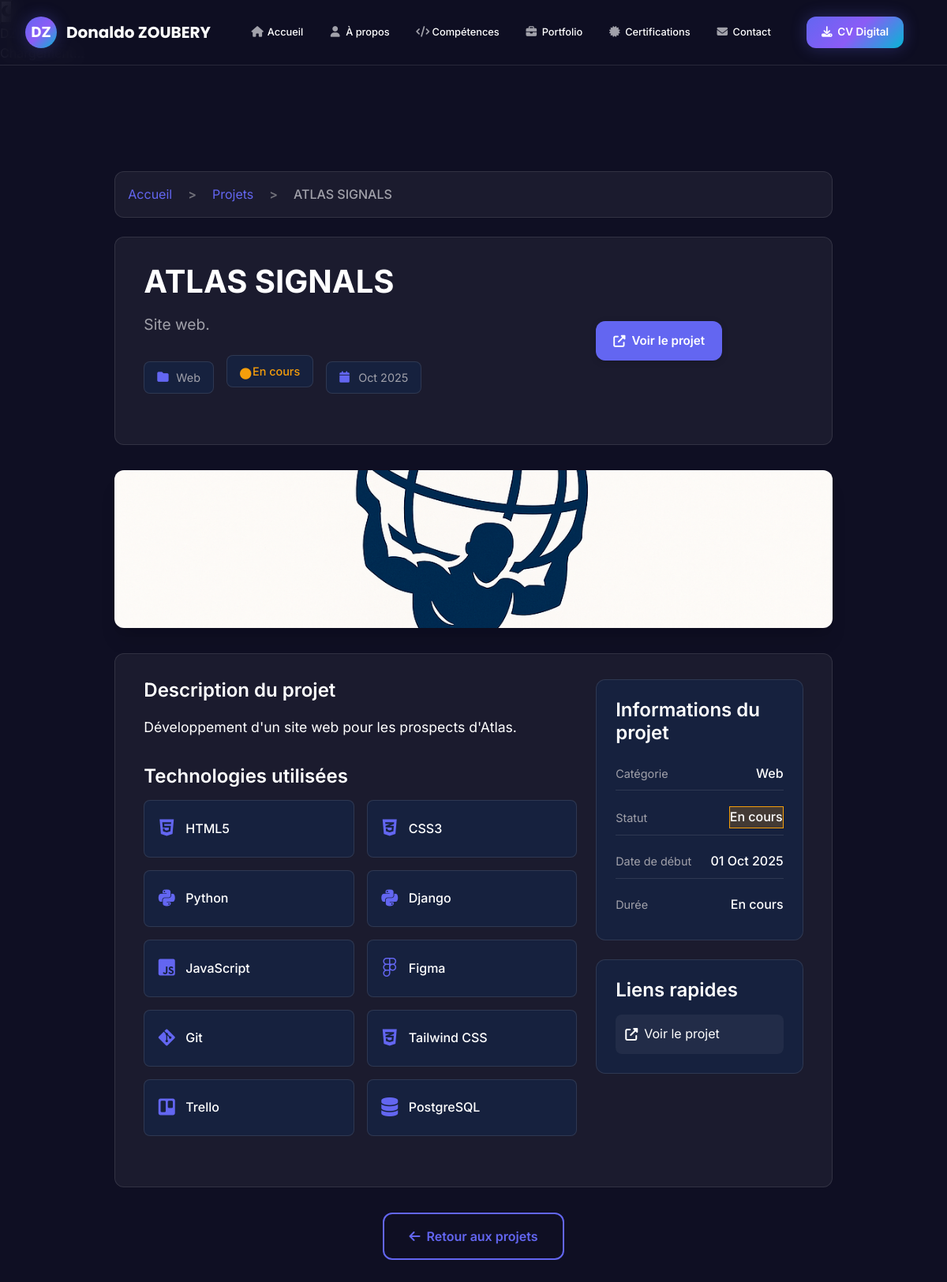
The page /projects/4/ on the database its author committed.
### apps/portfolio/models.py (models this page shows, shortened)
class Project(models.Model):
    STATUS_CHOICES = [
        ('completed', 'Terminé'),
        ('in_progress', 'En cours'),
        ('planned', 'Planifié'),
    ]
    CATEGORY_CHOICES = [
        ('web', 'Web'),
        ('mobile', 'Mobile'),
        ('desktop', 'Desktop'),
        ('devops', 'DevOps'),
        ('ai', 'Intelligence Artificielle'),
        ('other', 'Autre'),
    ]
    name = models.CharField(max_length=200)
    description = models.TextField()
    short_description = models.CharField(max_length=300)
    featured_image = models.ImageField(upload_to='projects/', blank=True, null=True)
    technologies = models.ManyToManyField(Technology)
    status = models.CharField(max_length=20, choices=STATUS_CHOICES, default='completed')
    category = models.CharField(max_length=20, choices=CATEGORY_CHOICES, default='web')
    github_url = models.URLField(blank=True, null=True)
    live_url = models.URLField(blank=True, null=True)
    demo_url = models.URLField(blank=True, null=True)
    start_date = models.DateField()
    end_date = models.DateField(blank=True, null=True)
    is_featured = models.BooleanField(default=False)
    created_at = models.DateTimeField(auto_now_add=True)
    class Meta:
        ordering = ['-created_at']

class Technology(models.Model):
    name = models.CharField(max_length=100)
    photo = models.URLField(blank=True, null=True)
    icon = models.CharField(max_length=50, default='fas fa-code', help_text="Icône FontAwesome (ex: fab fa-python)")
    skill_level = models.IntegerField(default=0, help_text="Niveau de compétence de 0 à 100")
    category = models.CharField(max_length=50, choices=[
        ('frontend', 'Frontend'),
        ('backend', 'Backend'),
        ('database', 'Base de données'),
        ('devops', 'DevOps'),
        ('mobile', 'Mobile'),
        ('other', 'Autre')
    ], default='other')
    is_featured = models.BooleanField(default=False)

### apps/portfolio/views.py (the view)
# urls.py: path('projects/<int:pk>/', ProjectDetailView.as_view(), name='project_detail'),
class ProjectDetailView(DetailView):
    model = Project
    template_name = 'portfolio/project_detail.html'
    context_object_name = 'project'

### templates/portfolio/project_detail.html (shortened to what this page needs)
{% extends 'layouts/base.html' %}
{% load portfolio_extras %}
{% block content %}
{% include 'layouts/header.html' %}
<section class="project-detail-section">
    <div class="container">
        <div class="row">
            <div class="col-lg-10 mx-auto">
                <nav aria-label="breadcrumb" class="mb-4">
                    <ol class="breadcrumb">
                        <li class="breadcrumb-item"><a href="{% url 'home' %}">Accueil</a></li>
                        <li class="breadcrumb-item"><a href="{% url 'project_list' %}">Projets</a></li>
                        <li class="breadcrumb-item active" aria-current="page">{{ project.name }}</li>
                    </ol>
                </nav>
                <div class="project-header">
                    <div class="row align-items-center">
                        <div class="col-lg-8">
                            <h1 class="project-title">{{ project.name }}</h1>
                            <p class="project-subtitle">{{ project.short_description }}</p>
                            <div class="project-meta">
                                <span class="project-category">
                                    <i class="fas fa-folder"></i>
                                    {{ project.get_category_display }}
                                </span>
                                <span class="project-status status-{{ project.status }}">
                                    <i class="fas fa-circle"></i>
                                    {{ project.get_status_display }}
                                </span>
                                <span class="project-date">
                                    <i class="fas fa-calendar"></i>
                                    {{ project.start_date|date:"M Y" }}
                                </span>
                            </div>
                        </div>
                        <div class="col-lg-4 text-lg-end">
                            <div class="project-links">
                                {% if project.live_url %}
                                <a href="{{ project.live_url }}" target="_blank" class="project-link live">
                                    <i class="fas fa-external-link-alt"></i>
                                    Voir le projet
                                </a>
                                {% endif %}
                            </div>
                        </div>
                    </div>
                </div>
                {% if project.featured_image %}
                <div class="project-image">
                    <img src="{{ project.featured_image.url }}" alt="{{ project.name }}" class="img-fluid">
                </div>
                {% endif %}
                <div class="project-content">
                    <div class="row">
                        <div class="col-lg-8">
                            <div class="content-section">
                                <h3>Description du projet</h3>
                                <div class="description-content">
                                    {{ project.description|linebreaks }}
                                </div>
                            </div>
                            {% if project.technologies.all %}
                            <div class="content-section">
                                <h3>Technologies utilisées</h3>
                                <div class="technologies-grid">
                                    {% for tech in project.technologies.all %}
                                    <div class="tech-item">
                                        <div class="tech-icon">
                                            <i class="{{ tech.icon }}"></i>
                                        </div>
                                        <span class="tech-name">{{ tech.name }}</span>
                                    </div>
                                    {% endfor %}
                                </div>
                            </div>
                            {% endif %}
                        </div>
                        <div class="col-lg-4">
                            <div class="project-info-card">
                                <h4>Informations du projet</h4>
                                <div class="info-list">
                                    <div class="info-item">
                                        <span class="info-label">Catégorie</span>
                                        <span class="info-value">{{ project.get_category_display }}</span>
                                    </div>
                                    <div class="info-item">
                                        <span class="info-label">Statut</span>
                                        <span class="info-value status-{{ project.status }}">{{ project.get_status_display }}</span>
                                    </div>
                                    <div class="info-item">
                                        <span class="info-label">Date de début</span>
                                        <span class="info-value">{{ project.start_date|date:"d M Y" }}</span>
                                    </div>
                                    <div class="info-item">
                                        <span class="info-label">Durée</span>
                                        <span class="info-value">
                                            {% if project.end_date %}
                                                {{ project.start_date|timesince:project.end_date }}
                                            {% else %}
                                                En cours
                                            {% endif %}
                                        </span>
                                    </div>
                                </div>
                            </div>
                            <div class="quick-links-card">
                                <h4>Liens rapides</h4>
                                <div class="links-list">
                                    {% if project.live_url %}
                                    <a href="{{ project.live_url }}" target="_blank" class="quick-link">
                                        <i class="fas fa-external-link-alt"></i>
                                        Voir le projet
                                    </a>
                                    {% endif %}
                                </div>
                            </div>
                        </div>
                    </div>
                </div>
                <div class="project-navigation">
                    <a href="{% url 'project_list' %}" class="btn btn-outline-primary">
                        <i class="fas fa-arrow-left"></i>
                        Retour aux projets
                    </a>
                </div>
            </div>
        </div>
    </div>
</section>
{% endblock %}

### static/assets/css/responsive.css (style rules this page uses)
:root { --container-padding-mobile: 1rem; --container-padding-tablet: 2rem; --container-padding-desktop: 3rem; --font-size-mobile: 0.9rem; --font-size-tablet: 1rem; --font-size-desktop: 1.1rem; --spacing-mobile: 1rem; --spacing-tablet: 1.5rem; --spacing-desktop: 2rem; }
.container { width: 100%; max-width: 1200px; margin: 0 auto; padding: 0 var(--container-padding-mobile); }
@media (min-width: 768px) { .container { padding: 0 var(--container-padding-tablet); } }
@media (min-width: 1024px) { .container { padding: 0 var(--container-padding-desktop); } }
.row { display: flex; flex-wrap: wrap; margin: 0 -0.5rem; }
.project-image { height: 200px; }
.project-content { padding: 1rem; }
.project-title { font-size: 1.1rem; }
@media (min-width: 768px) { .project-content { padding: 1.5rem; } }
@media (min-width: 768px) { .project-title { font-size: 1.2rem; } }
.btn { padding: 0.75rem 1.5rem; font-size: 0.9rem; }
@media (min-width: 768px) { .btn { padding: 1rem 2rem; font-size: 1rem; } }

### rows shown on the page
Project: name "ATLAS SIGNALS", short_description "Site web.", category "Web", status "En cours", start_date "Oct 2025", featured_image (picture), description "Développement d'un site web pour les prospects d'Atlas.", start_date "01 Oct 2025"
Technology: name "HTML5"
Technology: name "CSS3"
Technology: name "Python"
Technology: name "Django"
Technology: name "JavaScript"
Technology: name "Figma"
Technology: name "Git"
Technology: name "Tailwind CSS"
Technology: name "Trello"
Technology: name "PostgreSQL"
